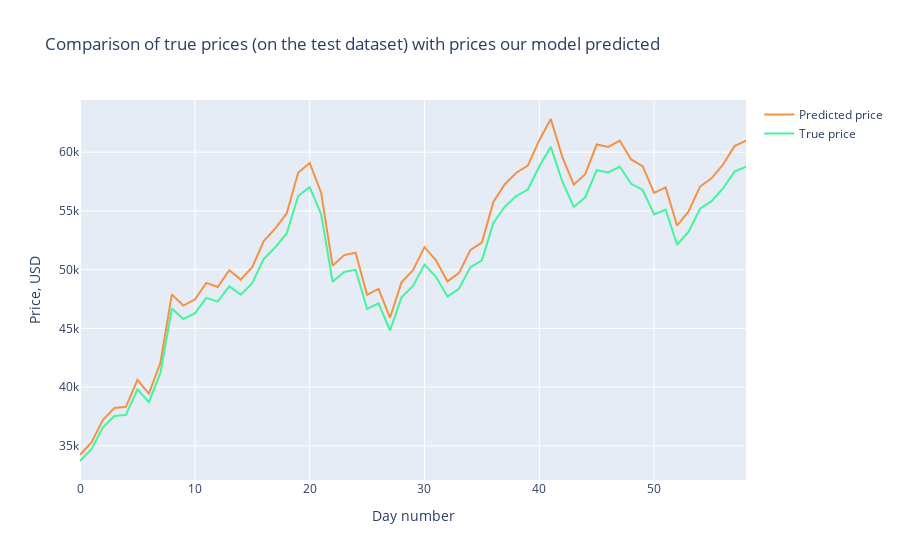

The code cell stored with this chart in its notebook:
### Code cell
trace1 = go.Scatter(
    x = np.arange(0, len(prediction2_inverse), 1),
    y = prediction2_inverse,
    mode = 'lines',
    name = 'Predicted price',
    hoverlabel= dict(namelength=-1),
    line = dict(color=('rgb(244, 146, 65)'), width=2)
)
trace2 = go.Scatter(
    x = np.arange(0, len(Y_test2_inverse), 1),
    y = Y_test2_inverse,
    mode = 'lines',
    name = 'True price',
    line = dict(color=('rgb(66, 244, 155)'), width=2)
)

data = [trace1, trace2]
layout = dict(title = 'Comparison of true prices (on the test dataset) with prices our model predicted',
             xaxis = dict(title = 'Day number'), yaxis = dict(title = 'Price, USD'))
fig = dict(data=data, layout=layout)
py.iplot(fig, filename='results_demonstrating0')

### Figure 1 — Plotly figure (JSON) as saved in the notebook; plotly's stock layout.template omitted (floating-point values rounded to 4 significant figures)
{"data": [{"hoverlabel": {"namelength": -1}, "line": {"color": "rgb(244, 146, 65)", "width": 2}, "mode": "lines", "name": "Predicted price", "type": "scatter", "x": [0, 1, 2, 3, 4, 5, 6, 7, 8, 9, 10, 11, 12, 13, 14, 15, 16, 17, 18, 19, 20, 21, 22, 23, 24, 25, 26, 27, 28, 29, 30, 31, 32, 33, 34, 35, 36, 37, 38, 39, 40, 41, 42, 43, 44, 45, 46, 47, 48, 49, 50, 51, 52, 53, 54, 55, 56, 57, 58], "y": [34240.0, 35280.0, 37210.0, 38220.0, 38320.0, 40600.0, 39450.0, 42060.0, 47890.0, 46950.0, 47450.0, 48880.0, 48520.0, 49950.0, 49150.0, 50210.0, 52440.0, 53500.0, 54790.0, 58250.0, 59090.0, 56550.0, 50340.0, 51240.0, 51440.0, 47860.0, 48370.0, 45900.0, 48920.0, 49960.0, 51920.0, 50800.0, 49000.0, 49700.0, 51690.0, 52310.0, 55760.0, 57280.0, 58250.0, 58860.0, 61020.0, 62830.0, 59600.0, 57240.0, 58130.0, 60660.0, 60450.0, 60990.0, 59390.0, 58820.0, 56550.0, 57000.0, 53740.0, 54960.0, 57080.0, 57780.0, 58950.0, 60520.0, 60980.0]}, {"line": {"color": "rgb(66, 244, 155)", "width": 2}, "mode": "lines", "name": "True price", "type": "scatter", "x": [0, 1, 2, 3, 4, 5, 6, 7, 8, 9, 10, 11, 12, 13, 14, 15, 16, 17, 18, 19, 20, 21, 22, 23, 24, 25, 26, 27, 28, 29, 30, 31, 32, 33, 34, 35, 36, 37, 38, 39, 40, 41, 42, 43, 44, 45, 46, 47, 48, 49, 50, 51, 52, 53, 54, 55, 56, 57, 58], "y": [33710.0, 34710.0, 36570.0, 37540.0, 37630.0, 39810.0, 38710.0, 41200.0, 46680.0, 45800.0, 46270.0, 47600.0, 47270.0, 48600.0, 47860.0, 48850.0, 50910.0, 51890.0, 53080.0, 56270.0, 57040.0, 54710.0, 48970.0, 49800.0, 49990.0, 46660.0, 47130.0, 44820.0, 47640.0, 48620.0, 50430.0, 49400.0, 47720.0, 48370.0, 50220.0, 50800.0, 53980.0, 55380.0, 56270.0, 56830.0, 58800.0, 60460.0, 57510.0, 55340.0, 56160.0, 58470.0, 58280.0, 58780.0, 57310.0, 56790.0, 54700.0, 55120.0, 52120.0, 53240.0, 55190.0, 55830.0, 56910.0, 58350.0, 58760.0]}], "layout": {"title": {"text": "Comparison of true prices (on the test dataset) with prices our model predicted"}, "xaxis": {"title": {"text": "Day number"}}, "yaxis": {"title": {"text": "Price, USD"}}}}
